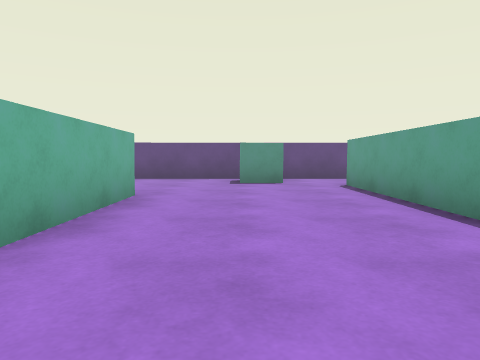
View 1 (above)

16 first-person views from a walk through a 3-D level made in the Unity game engine. The camera is 0.63 m above the floor, tilts 4° down and sees 70° across. The floor is counted in squares, 1 m on a side. Each view is taken from the middle of a square. On the plan, view 1 faces up. The plan holds only what a view shows up to about 10 squares ahead; the rest is blank. The player character is not drawn. Surface patterns are stand-ins for the level's own textures.

View 2
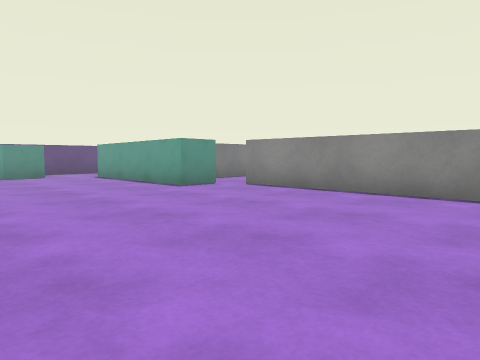

View 3
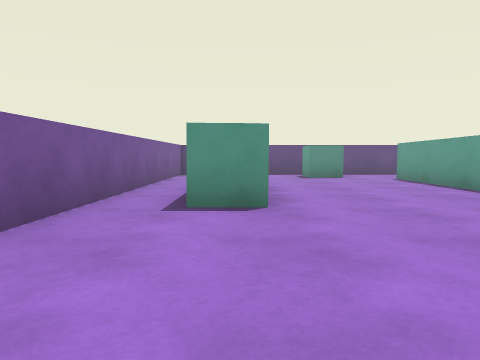

View 4
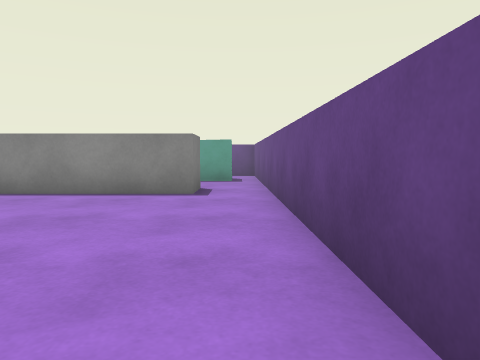

View 5
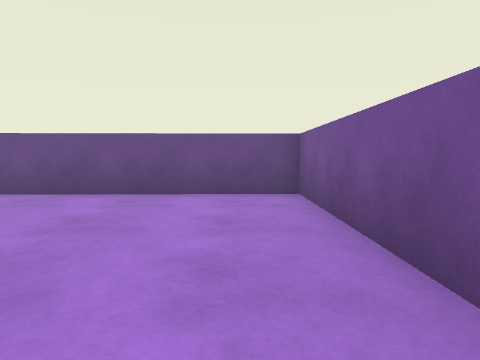

View 6
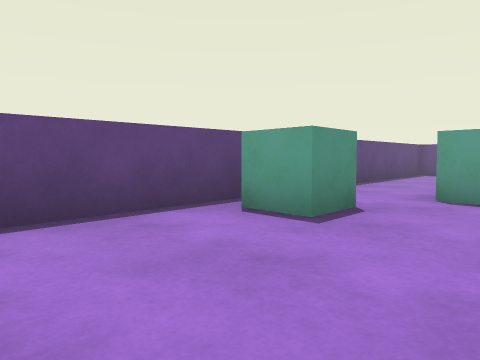

View 7
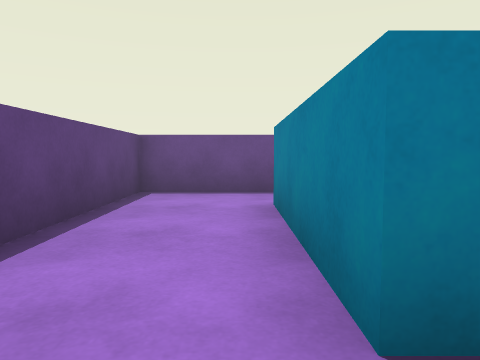

View 8
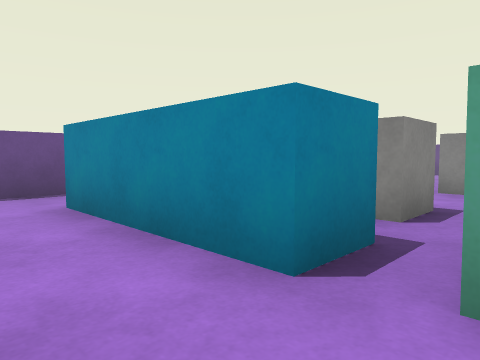

View 9
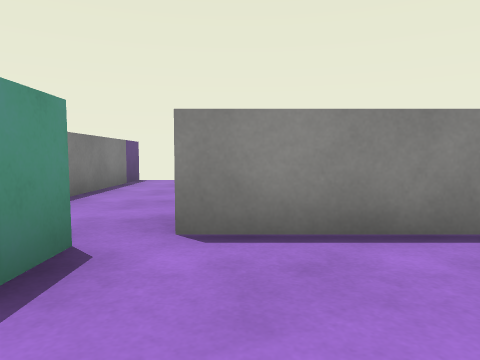

View 10
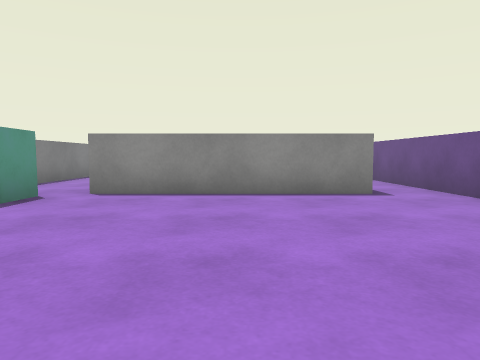

View 11
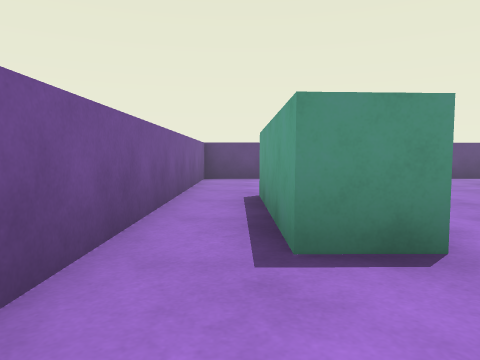

View 12
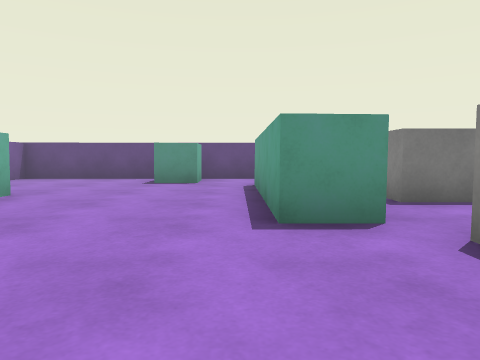

View 13
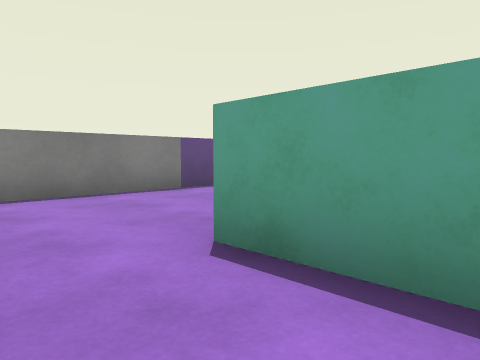

View 14
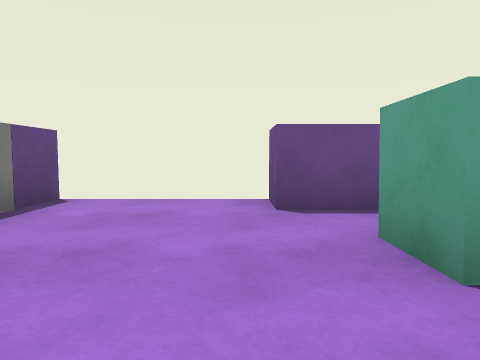

View 15
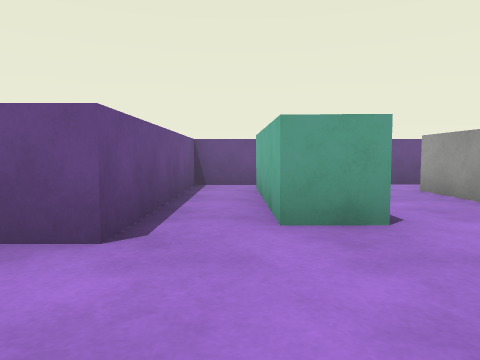

View 16
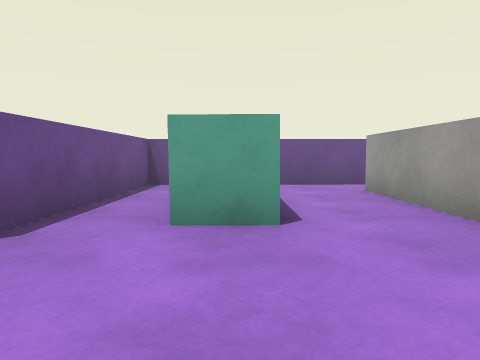

### Floor plan
Points are (right, up) in squares from view 1. A wall is a line through its corners. A room is listed if a view was taken in it or the views show most of it. See-through windows are left out.
Room 1 (views 1, 2, 3, 4, 5, 6, 7, 8, 9, 10, 11, 12)
walls: (3.5, 3.2) (2.4, 3.2) (2.3, 7.5); (-1.7, 5.6) (-1.6, 2.2) (-2.6, 2.2) (-2.7, 5.5); (4, 7.6) (7.5, 7.6); (3.7, -2.2) (3.7, 2.6); (9, 7) (9, 9.8) (-4, 9.5) (-4, -3.7) (3.6, -3.6)
ways out: opening at (4, -3) to room 2; opening at (4, 3) to room 2; opening at (8, 7); gap at (4, 7)
objects: cube (0, 8) to (1, 9)
Room 2 (views 13, 14, 15, 16)
walls: (4.7, 0.9) (4.7, -2.2) (3.7, -2.2); (4.2, 2.5) (4.8, 2.5); (6.7, -2.8) (6.6, 0.9) (7.6, 0.9) (7.7, -2.8); (3.6, -3.6) (9, -3.5) (9, 1.6) (10, 1.6); (10, 4.6) (4, 4.6)
ways out: opening at (4, -3) to room 1; opening at (4, 3) to room 1; gap at (4, 5); gap at (7, -3)

Where each view was taken, in squares from view 1:
view 1: 0 up, 0 right, facing up
view 2: 3 down, 2 left, facing up-right
view 3: 2 down, 2 left, facing up
view 4: 3 down, 2 left, facing right
view 5: 2 up, 3 left, facing down
view 6: 6 up, 3 left, facing up-right
view 7: 8 up, 3 right, facing right
view 8: 9 up, 3 right, facing down-right
view 9: 2 up, 1 right, facing right
view 10: 0 up, 2 left, facing right
view 11: 0 up, 3 left, facing up
view 12: 0 up, 2 right, facing up
view 13: 1 down, 5 right, facing up-right
view 14: 2 up, 5 right, facing right
view 15: 4 up, 8 right, facing down
view 16: 4 up, 7 right, facing down
